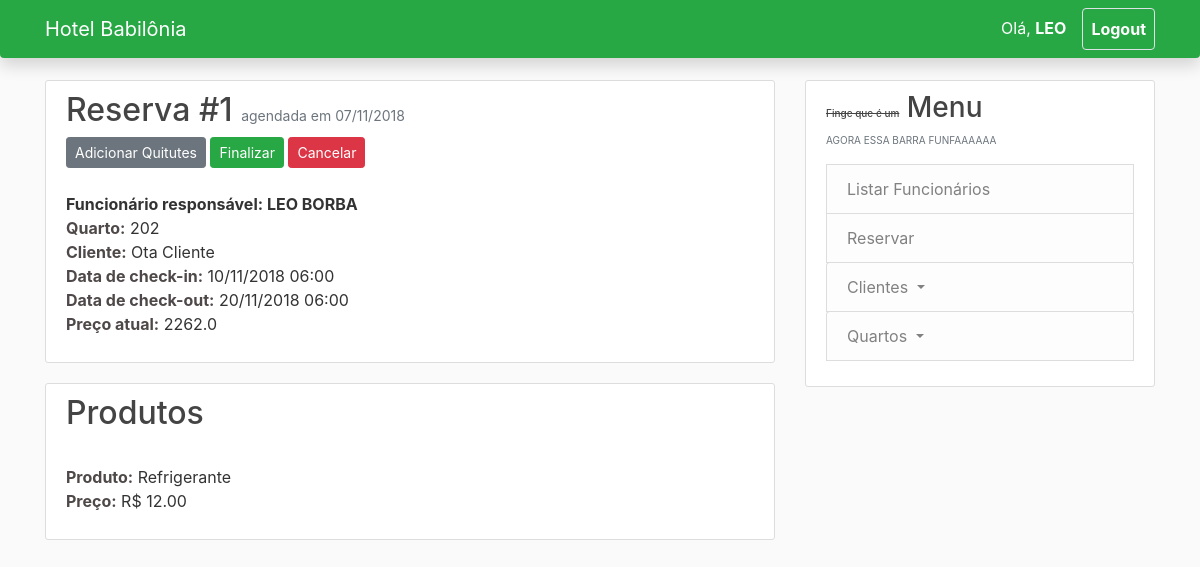
/booking/1 (signed in), run on the app's committed database.
### babylon/models.py (models this page shows, shortened)
class Employee(db.Model):
	id = db.Column(db.Integer, primary_key=True)
	name = db.Column(db.String(20), nullable=False)
	email = db.Column(db.String(20), unique=True, nullable=False)
	cpf = db.Column(db.String(11), unique=True, nullable=False)
	role = db.Column(db.String(20), nullable=False)
	rg = db.Column(db.String(14), unique=True, nullable=False)
	birthdate = db.Column(db.Date, nullable=False)
	phone = db.Column(db.String(11), nullable=False)
	sex = db.Column(db.String(20), nullable=False)
	address = db.Column(db.String(120), nullable=False)
	username = db.relationship('User', backref='employee', lazy=True)
	booking = db.relationship('Booking', backref='employee', lazy=True)

class Booking(db.Model):
	id = db.Column(db.Integer, primary_key=True)
	date_booking = db.Column(db.DateTime, nullable=False, default=datetime.utcnow)
	date_entry = db.Column(db.DateTime, nullable=False, default=datetime)
	date_exit = db.Column(db.DateTime, nullable=False, default=datetime)
	number_people = db.Column(db.Integer, nullable=False, default=1)
	price = db.Column(db.Float, nullable=False)
	concluded = db.Column(db.Boolean, nullable=False, default=False)
	room_number = db.Column(db.Integer, db.ForeignKey('room.number'), unique=True, nullable=False)
	employee_id = db.Column(db.Integer, db.ForeignKey('employee.id'), nullable=False)
	client_id = db.Column(db.Integer, db.ForeignKey('client.id'), nullable=False)

class Client(db.Model):
	id = db.Column(db.Integer, primary_key=True)
	name = db.Column(db.String(20), nullable=False)
	email = db.Column(db.String(20), unique=True, nullable=False)
	cpf = db.Column(db.String(11), unique=True, nullable=False)
	rg = db.Column(db.String(14), unique=True, nullable=False)
	birthdate = db.Column(db.Date, nullable=False)
	phone = db.Column(db.String(11), unique=True, nullable=False)
	sex = db.Column(db.String(20), nullable=False, default='Não declarado')
	address = db.Column(db.String(120), nullable=False)
	booking = db.relationship('Booking', backref='client', lazy=True)

class Booking_Products(db.Model):
	id = db.Column(db.Integer, primary_key=True)
	booking_id = db.Column(db.Integer, db.ForeignKey('booking.id'), nullable=False)
	product_id = db.Column(db.Integer, db.ForeignKey('products.id'), nullable=False)

class Products(db.Model):
	id = db.Column(db.Integer, primary_key=True)
	name = db.Column(db.String(20), unique=True, nullable=False)
	price = db.Column(db.Float, unique=True, nullable=False)
	booking = db.relationship('Booking_Products', backref='product', lazy=True)

### babylon/routes.py (the view)
@app.route('/booking/<int:booking_id>')
@login_required
def booking(booking_id):
	booking = Booking.query.get_or_404(booking_id)
	products = Booking_Products.query.filter_by(booking_id=booking.id).all()
	return render_template('booking.html', title=f'Reserva #{booking.id}', booking=booking, products=products,\
		Booking=Booking)

### babylon/models.py (called while the page is built)
@login_manager.user_loader
def load_user(user_id):
	return User.query.get(int(user_id))

### babylon/templates/booking.html (shortened to what this page needs)
{% extends "layout.html" %}
{% block content %}
        <article class="media content-section">
          <div class="media-body">
              <h2 class="arcticle-title">Reserva #{{ booking.id }} <small class="text-muted" style="font-size: 14px">agendada em {{ booking.date_booking.strftime('%d/%m/%Y') }}</small></h2>
              <div>
                <button type="button" class="btn btn-secondary btn-sm">Adicionar Quitutes</button>
                <button type="button" class="btn btn-success btn-sm"  data-toggle="modal" data-target="#concludeModal" >Finalizar</button>
                <button type="button" class="btn btn-danger btn-sm" data-toggle="modal" data-target="#deleteModal" >Cancelar</button>
              </div>
              <p class="article-content">
                <strong>Funcionário responsável: {{ booking.employee.name.upper() }}</strong>
                <strong style="color: #4e4848">Quarto:</strong> {{ booking.room_number }}
                <strong style="color: #4e4848">Cliente:</strong> {{ booking.client.name }}
                <strong style="color: #4e4848">Data de check-in:</strong> {{ booking.date_entry.strftime('%d/%m/%Y %H:%M') }}
                <strong style="color: #4e4848">Data de check-out:</strong> {{ booking.date_exit.strftime('%d/%m/%Y %H:%M') }}
                <strong style="color: #4e4848">Preço atual:</strong> {{ booking.price }}
              </p>
          </div>
        </article>
        {% if products %}
          <article class="media content-section">
            <div class="media-body">
              <h2 class="arcticle-title">Produtos <small class="text-muted" style="font-size: 14px"></small></h2>
          {% for p in products %}
                <p class="article-content">
                  <strong style="color: #4e4848">Produto:</strong> {{ p.product.name }}
                  <strong style="color: #4e4848">Preço:</strong> R$ {{ '%.2f' % p.product.price }}
                </p>
          {% endfor %}
            </div>
          </article>
        {% endif %}
{% endblock content %}

### babylon/templates/layout.html (shortened to what this page needs)
<!DOCTYPE html>
<html lang="en">
<head>
    <link rel="stylesheet" href="https://stackpath.bootstrapcdn.com/bootstrap/4.1.2/css/bootstrap.min.css">
    <link rel="stylesheet" type="text/css" href="{{ url_for('static', filename='main.css') }}" >
</head>
<body>
    <header class="site-header">
      <nav class="navbar navbar-expand-md navbar-dark bg-success fixed-top rounded-bottom shadow">
        <div class="container">
          <a class="navbar-brand mr-4" href="{{ url_for('bookings') }}">Hotel Babilônia</a>
            <div class="collapse navbar-collapse" id="navbarToggle">
              <div class="navbar-nav">
                {% if current_user.is_authenticated %}
                  <span class="nav-item nav-link" >Olá, <b>{{ current_user.employee.name.upper().split(' ')[0] }}</b></span>
                  <a class="nav-item nav-link border border rounded ml-2 px-2" href="{{ url_for('logout') }}"><strong>Logout</strong></a>
                {% else %}
                  <a class="nav-item nav-link" href="{{ url_for('login') }}">Login</a>
                {% endif %}
              </div>
            </div>
          </div>
      </nav>
    </header>
    <main role="main" class="container">
      <div class="row">
        <div class="col-md-8">
            {% block content %}{% endblock content %}
        </div>
        {% if current_user.is_authenticated %}
        <div class="col-md-4">
          <div class="content-section">
            <h3><strike style="font-size: 10px">Finge que é um</strike> Menu</h3>
            <p class='text-muted' style="font-size: 10px">AGORA ESSA BARRA FUNFAAAAAA
                {% if  current_user.is_authenticated and current_user.employee.role == 'Admin' %}
                <li class="list-group-item list-group-item-light">
                    <a style="text-decoration: none; color: #818182" href="{{ url_for('employees') }}">
                      Listar Funcionários
                    </a>
                </li>
                {% endif %}
                <li class="list-group-item list-group-item-light">
                    <a style="text-decoration: none; color: #818182" href="{{ url_for('register_booking') }}">
                      Reservar
                    </a>
                </li>
                <div>
                    <a href="#" id="dd" class="dropdown-toggle list-group-item list-group-item-light" data-toggle="dropdown" role="button" aria-haspopup="true" aria-expanded="false">Clientes </a>
                </div>
                <div>
                    <a href="#" id="dd2" class="dropdown-toggle list-group-item list-group-item-light" data-toggle="dropdown" role="button" aria-haspopup="true" aria-expanded="false">Quartos </a>
                </div>
            </p>
          </div>
        </div>
      </div>
      {% endif %}
    </main>
</body>
</html>

### babylon/static/main.css (style rules this page uses)
body { background: #fafafa; color: #333333; margin-top: 5rem; }
h1, h2, h3, h4, h5, h6 { color: #444444; }
::placeholder { color: #333333; opacity: 1; }
.site-header .navbar-nav .nav-link { color: #ffffff; }
.content-section { background: #ffffff; padding: 10px 20px; border: 1px solid #dddddd; border-radius: 3px; margin-bottom: 20px; }
.article-content { white-space: pre-line; }

### data on the page
Employee: employee.name "LEO", employee.name "LEO BORBA"
Booking: id "1", date_booking "07/11/2018", room_number "202", date_entry "10/11/2018 06:00", date_exit "20/11/2018 06:00", price "2262.0"
Client: client.name "Ota Cliente"
Booking_Products: product.name "Refrigerante"
Products: product.price "12.00"
